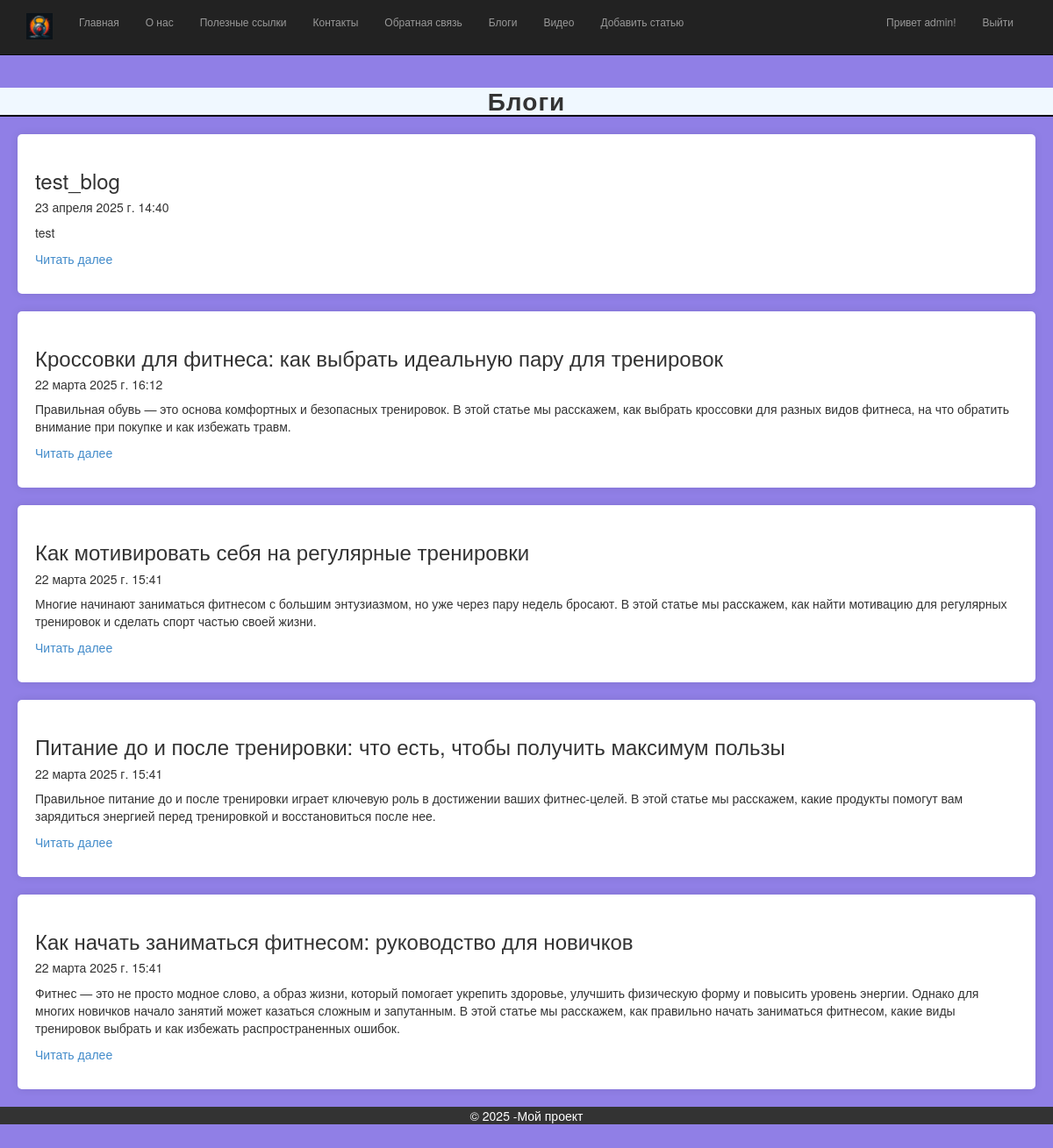
Page /blog/ (signed in) on the committed database.
### app/models.py (models this page shows, shortened)
class Blog(models.Model):
    title = models.CharField(max_length= 100, unique_for_date= "posted", verbose_name= "Заголовок")
    description = models.TextField(verbose_name="Краткое содержание")
    content = models.TextField(verbose_name= "Содержание")
    posted = models.DateTimeField(default=datetime.now(), db_index=True, verbose_name="Опубликована")
    author = models.ForeignKey(User, null=True, blank=True, on_delete=models.SET_NULL, verbose_name="Автор")
    image = models.FileField(default='temp.jpg', verbose_name= 'Путь к картинке')
    class Meta:
        db_table = "Posts"
        ordering = ["-posted"]
        verbose_name = "статья блога"
        verbose_name_plural = "статьи блога"

### app/views.py (the view)
# urls.py: path('blog/', views.blog, name= 'blog'),
def blog(request):
    assert isinstance(request, HttpRequest)
    posts = Blog.objects.all()
    return render(
        request,
        'app/blog.html',
        {
            'title':'Блог',
            'posts': posts,
            'year':datetime.now().year,
        }
)

### app/templates/app/blog.html (shortened to what this page needs)
﻿{% extends "app/layout.html" %}
{% block content %}
<h2 class="form-title">Блоги</h2>
<form method="POST">
    {% for post in posts %}
    <div class="content-block">
        <h3>{{post.title}}</h3>
        <h5>{{post.posted}}</h5>
        <p>{{post.description}}</p>
        <p><a href="{% url 'blogpost' parametr=post.id %}"> Читать далее </a> </p>
    </div>
    {% endfor %}
</form>
{% endblock %}

### app/templates/app/loginpartial.html (shortened to what this page needs)
﻿{% if user.is_authenticated %}
<form id="logoutForm" action="/logout/" method="post" class="navbar-right">
    <ul class="nav navbar-nav navbar-right" style="font-size: 12px;">
        <li ><span class="navbar-brand" style="font-size: 12px;">Привет {{ user.username }}!</span></li>
        <li><a href="javascript:document.getElementById('logoutForm').submit()">Выйти</a></li>
    </ul>
</form>
{% else %}
<ul class="nav navbar-nav navbar-right">
    <li><a href="{% url 'login' %}">Войти</a></li>
</ul>
{% endif %}

### app/static/app/content/site.css (style rules this page uses)
body { padding-top: 80px; padding-bottom: 20px; background-color: #907fe6; }
.content-block { padding: 20px; margin: 20px; background: #fff; border-radius: 5px; box-shadow: 0 0 10px rgba(0, 0, 0, 0.1); transition: box-shadow 0.9s ease; }
.form-title { font-size: 28px; font-weight: bold; background-color:aliceblue; color: #333; border-bottom: 2px solid black; text-align: center; letter-spacing: 1px; margin-top: 0px; }

### rows in the picture
Blog: title "test_blog", posted "23 апреля 2025 г. 14:40", description "test"
Blog: title "Кроссовки для фитнеса: как выбрать идеальную пару для тренировок", posted "22 марта 2025 г. 16:12", description "Правильная обувь — это основа комфортных и безопасных тренировок. В этой статье мы расскажем, как выбрать кроссовки для разных видов фитнеса, на что обратить внимание при покупке и как избежать травм."
Blog: title "Как мотивировать себя на регулярные тренировки", posted "22 марта 2025 г. 15:41", description "Многие начинают заниматься фитнесом с большим энтузиазмом, но уже через пару недель бросают. В этой статье мы расскажем, как найти мотивацию для регулярных тренировок и сделать спорт частью своей жизни."
Blog: title "Питание до и после тренировки: что есть, чтобы получить максимум пользы", posted "22 марта 2025 г. 15:41", description "Правильное питание до и после тренировки играет ключевую роль в достижении ваших фитнес-целей. В этой статье мы расскажем, какие продукты помогут вам зарядиться энергией перед тренировкой и восстановиться после нее."
Blog: title "Как начать заниматься фитнесом: руководство для новичков", posted "22 марта 2025 г. 15:41", description "Фитнес — это не просто модное слово, а образ жизни, который помогает укрепить здоровье, улучшить физическую форму и повысить уровень энергии. Однако для многих новичков начало занятий может казаться сложным и запутанным. В этой статье мы расскажем, как правильно начать заниматься фитнесом, какие виды тренировок выбрать и как избежать распространенных ошибок."

### other values in the picture
{{ user.username }} "admin"
